Frame 1 (no input): blank canvas, image omitted
Frame 60 (the mouse pressed at the canvas centre just before this capture): blank canvas, image omitted
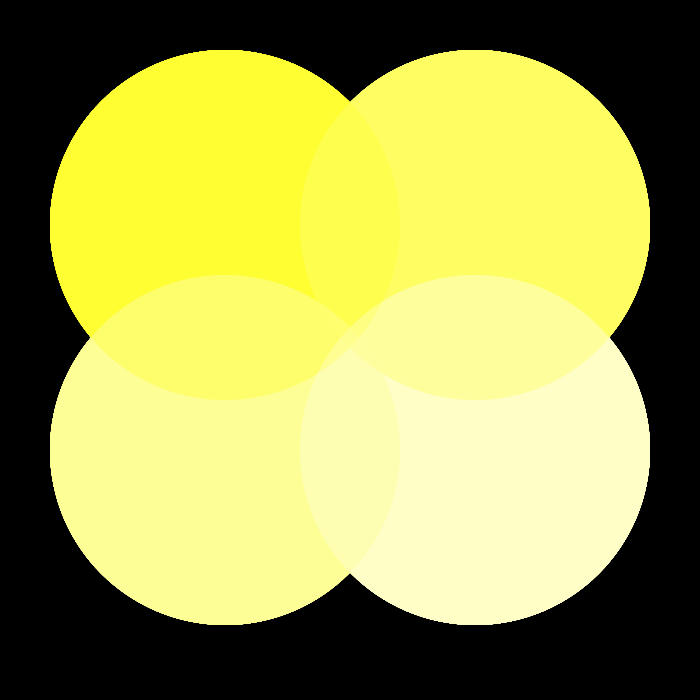
Frame 120 (the mouse held since frame 60 and released just before this capture)

The Processing sketch whose frames 1 and 60 were blank and that drew this single picture after the mouse press (run headless with seeded random() and noise(); from frame 60 on, the mouse is pressed at the canvas centre):

// Processing sketch: processing_55520
// ── processing_55520.pde

/* Code by Julia Grzeskowiak
York/Sheridan Joint Program in Design */
//reference: Sofía Quintana - http://openprocessing.org/sketch/3075//

float r = random(100);
   float x = random (50, 5);      // (low, high) parameters for randomization for variable x
   float m = random (100, 10);    // (low, high) parameters for randomization for variable m
   float n = random (150, 15);    // (low, high) parameters for randomization for variable n
   float o = random (200, 20);    // (low, high) parameters for randomization for variable o
  
void setup(){
  background(0);                  // background set to black
  size(700,700);
  smooth();
  noStroke();
 
}
void draw(){
 
  fill(mouseX, mouseY,x,r);           //Red hue determined by horizontal mouse coordinate, Green hue determined by vertical mouse coordinate, Blue hue determined by x value ((random(50,5)), opacity determined by r value (random 100)
  ellipse(225,225,mouseX,mouseX);     // x position 225, y position 225, width and height determined by horizontal mouse coordinate.
   
    fill(mouseX,mouseY,m,r);          //Red hue determined by horizontal mouse coordinate, Green hue determined by vertical mouse coordinate, Blue hue determined by m value ((random(100,10)), opacity determined by r value (random 100)
  ellipse(475,225,mouseX,mouseX);     // x position 475, y position 225, width and height determined by horizontal mouse coordinate.
  
   fill(mouseX, mouseY,n,r);          //Red hue determined by horizontal mouse coordinate, Green hue determined by vertical mouse coordinate, Blue hue determined by n value ((random(150,15)), opacity determined by r value (random 100)
  ellipse(225,450,mouseX,mouseX);     // x position 225, y position 450, width and height determined by horizontal mouse coordinate.
   
    fill(mouseX,mouseY,o,r);          //Red hue determined by horizontal mouse coordinate, Green hue determined by vertical mouse coordinate, Blue hue determined by o value ((random(200,20)), opacity determined by r value (random 100)
  ellipse(475,450,mouseX,mouseX);     // x position 475, y position 450, width and height determined by horizontal mouse coordinate.

}
